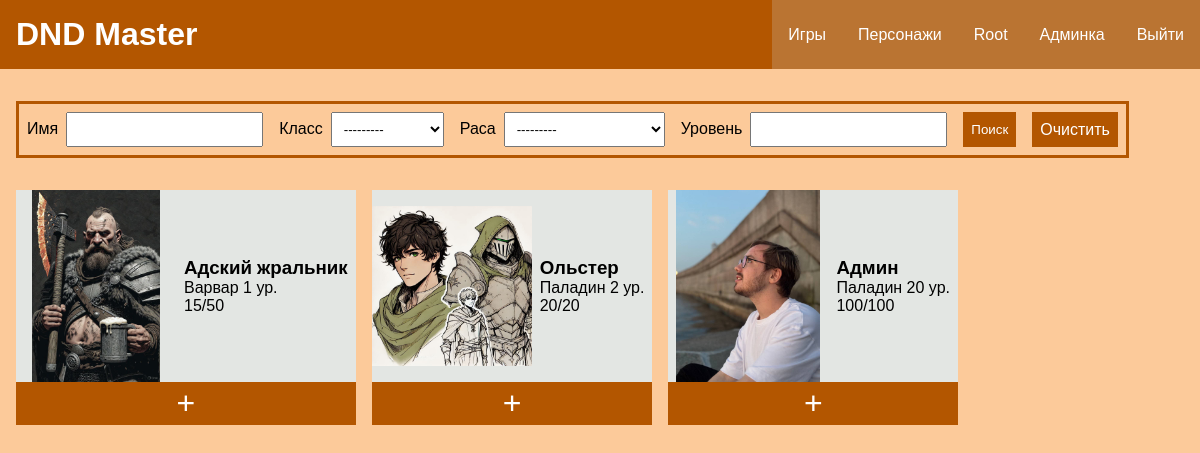
Screenshot of /game/6/add_character (signed in) with the database file from the repository.
### characterapp/models.py (models this page shows, shortened)
class Character(models.Model):
    name = models.CharField(max_length=100, verbose_name="Имя")
    dnd_class = models.ForeignKey(DndClass, on_delete=models.PROTECT, null=True, verbose_name="Класс")
    dnd_subclass = models.CharField(max_length=100, verbose_name="Подкласс", null=True, blank=True)
    race = models.ForeignKey(Race, on_delete=models.PROTECT, null=True, verbose_name="Раса")
    background = models.ForeignKey(Background, on_delete=models.PROTECT, null=True, verbose_name="Предыстория")
    max_hp = models.IntegerField(default=0, verbose_name="Max hp", validators=[MinValueValidator(0)])
    hp = models.IntegerField(default=0, verbose_name="HP", validators=[MinValueValidator(0)])
    armor_class = models.IntegerField(default=0, verbose_name="КД", validators=[MinValueValidator(0)])
    initiative = models.IntegerField(null=True, verbose_name="Инициатива", default=0)
    cooper_coins = models.IntegerField(default=0, verbose_name="ММ", validators=[MinValueValidator(0)])
    silver_coins = models.IntegerField(default=0, verbose_name="СМ", validators=[MinValueValidator(0)])
    gold_coins = models.IntegerField(default=0, verbose_name="ЗМ", validators=[MinValueValidator(0)])
    is_player = models.BooleanField(verbose_name="Игрок")
    player_name = models.CharField(max_length=100, null=True, verbose_name="Имя игрока", blank=True)
    image = models.ImageField(upload_to="characters/", null=True, blank=True, verbose_name="Изображение")
    user = models.ForeignKey(get_user_model(), null=True, blank=True, on_delete=models.PROTECT)
    level = models.IntegerField(default=1, verbose_name="Уровень", validators=[MinValueValidator(1)])
    speed = models.IntegerField(default=0, verbose_name="Скорость", validators=[MinValueValidator(0)])
    proficient_bonus = models.IntegerField(default=2, verbose_name="Бонус мастерства")
    slug = models.SlugField(null=True, blank=True)
    class Meta:
        unique_together = ('name', 'race', 'user')
        verbose_name = "Персонаж"
        verbose_name_plural = "Персонажи"
    def get_absolute_url(self):
        return reverse('characters:character-detail', kwargs={'slug': self.slug})

### bookdata/models.py (models this page shows)
class DndClass(models.Model):
    name = models.CharField(max_length=100, verbose_name="Имя")
    image = models.ImageField(upload_to="bookdata/classes/", null=True, blank=True, verbose_name="Изображение")
    class Meta:
        verbose_name = "Класс"
        verbose_name_plural = "Классы"
    def __str__(self):
        return self.name

### game/views.py (the view)
# urls.py: path('game/<int:pk>/add_character', views.CharacterAddToGameListView.as_view(), name='game-add-character'),
class CharacterAddToGameListView(LoginRequiredMixin, AddCharacterMixin, ListView):
    add_url = 'game:game-add-character-redirects'
    def get_queryset(self):
        queryset = super().get_queryset()
        return queryset.filter(is_player=True).exclude(games__in=[self.kwargs['pk']])

### characterapp/forms.py
class SearchForm(forms.Form):
    name = forms.CharField(label="Имя", max_length=100, required=False)
    dnd_class = forms.ModelChoiceField(queryset=DndClass.objects.all(), label="Класс", required=False)
    race = forms.ModelChoiceField(queryset=Race.objects.all(), label="Раса", required=False)
    level = forms.IntegerField(min_value=1, required=False, label="Уровень")

### bookdata/models.py (called while the page is built)
    def __str__(self):
        return self.name

### characterapp/utils.py (called while the page is built)
    def get_context_data(self, **kwargs):
        context = super().get_context_data(**kwargs)
        if self.title_page:
            context['title'] = self.title_page
        return context

    def get_context_data(self, **kwargs):
        context = super().get_context_data(**kwargs)
        context['form'] = SearchForm()
        context['url_clean'] = f"{self.request.scheme}://{self.request.get_host()}{self.request.path}"
        return context

    def get_queryset(self):
        character_objects = Character.objects.filter(Q(user=self.request.user) | Q(is_player=False))
        if self.request.GET.get('name'):
            character_objects = character_objects.filter(name__icontains=self.request.GET.get('name'))
        if self.request.GET.get('dnd_class'):
            character_objects = character_objects.filter(dnd_class=self.request.GET.get('dnd_class'))
        if self.request.GET.get('race'):
            character_objects = character_objects.filter(race=self.request.GET.get('race'))
        if self.request.GET.get('level'):
            character_objects = character_objects.filter(level=self.request.GET.get('level'))
        return character_objects

### game/utils.py (called while the page is built)
    def get_context_data(self, **kwargs):
        context = super().get_context_data(**kwargs)
        context['game_pk'] = self.kwargs['pk']
        if self.add_url:
            context['add_url'] = self.add_url
        return context

### game/templates/game/add_character_to_game.html
{% extends 'base.html' %}
{% block content %}
    <div class="main_without_side_bar_div">
    {% include 'game/components/character_add_collection.html' %}
    </div>
{% endblock %}

### templates/base.html (shortened to what this page needs)
{% load static %}
<!DOCTYPE html>
<html lang="en">
<head>
    <link rel="stylesheet" type="text/css" href="{% static 'characterapp/css/style.css' %}">
</head>
<body>
<header>
    <h1 class="header_h">DND Master</h1>
    <div class="header_links">
        <a href="{% url 'game:game-list' %}">Игры</a>
        <a href="{% url 'characters:character-list' %}">Персонажи</a>
        {% if request.user.is_authenticated %}
        <a href="{% url 'users:update' %}">{{request.user.username|capfirst}}</a>
        {% if request.user.is_staff %}
        <a href="{% url 'admin:index' %}">Админка</a>
        {% endif %}
        <a href="{% url 'users:logout' %}">Выйти</a>
        {% else %}
        <a href="{% url 'users:login' %}">Войти</a>
        <a href="{% url 'users:register' %}">Регистрация</a>
        {% endif %}
    </div>
</header>
<main>
    {% block content %}
    {% endblock %}
</main>
</body>
</html>

### game/templates/game/components/character_add_collection.html (shortened to what this page needs)
<form method="get" class="search_form">
    {% for f in form %}
    <p><label for="{{f.id_for_label}}" class="search_form_label">{{f.label}}</label>{{f}}</p>
    {% endfor %}
    <p><button type="submit" class="search_form_button">Поиск</button></p>
    <p><a href="{{url_clean}}" class="search_form_clear_button">Очистить</a> </p>
</form>
<div class="character_card_list">
    {% for character in characters %}
    <div class="character_with_add_card">
        <a href="{{ character.get_absolute_url }}">
        {% include 'characterapp/components/character_card.html' %}
        </a>
        <form method="post" action="{% url add_url game_pk character.pk %}">
            <button class="character_add_button">+</button>
        </form>
    </div>
    {% endfor %}
</div>

### characterapp/templates/characterapp/components/character_card.html (shortened to what this page needs)
<div class="character_card">
    {% if character.image %}
    <img src="{{ character.image.url }}">
    {% else %}
    <img src="/media/staticmedia/image-placeholder-vertical.jpg">
    {% endif %}
    <div class="character_card_info">
        <h3>{{character.name}}</h3>
        <p>{{character.dnd_class}} {{character.level}} ур.</p>
        <p>{{character.hp}}/{{character.max_hp}}</p>
    </div>
</div>

### characterapp/static/characterapp/css/style.css (style rules this page uses)
:root { --primary_background: #b35600; --link_secondary:#ba7432; --link_active: #faab61; --main_background: #fcca9a; --simple_background: #e3e6e3; }
html { min-height: 100%; }
body { min-height: 100vh; }
html, body { display: flex; flex-direction: column; }
* { padding: 0; margin: 0; font-family: sans-serif; }
header { background: var(--primary_background); display: flex; justify-content: space-between; }
.header_h { color: white; padding: 1rem; }
.header_links { display: flex; height: 100dp; }
.header_links a { display: block; height: 100%; align-content: center; background: var(--link_secondary); text-decoration: none; color: white; padding-right: 1rem; padding-left: 1rem; }
.character_card_list { display: flex; margin-top: 1rem; flex-wrap: wrap; }
.character_card_list a { text-decoration: none; color: black; margin-right: 0.5rem; margin-bottom: 0.5rem; }
.character_card { width: fit-content; display: flex; background: var(--simple_background); }
.character_card img { width: 10rem; height: 12rem; object-fit: contain; background: var(--simple_background); }
.character_card_info { align-content: center; padding: 0.5rem; }
.character_with_add_card { margin-right: 1rem; margin-top: 1rem; }
.character_with_add_card a { padding: 0; margin:0; }
.character_add_button { background: var(--primary_background); color: white; padding: 0.2rem; text-align: center; font-size: 2rem; border-style: none; width: 100%; }
.search_form { display: flex; margin-top: 1rem; flex-wrap: wrap; border-style: solid; width: fit-content; border-color: var(--primary_background); }
.search_form p { padding: 0.5rem; }
.search_form input, .search_form select { padding: 0.5rem; }
.search_form_label { margin-right: 0.5rem; }
.search_form_button, .search_form_clear_button { display: inline-block; text-decoration: none; height: 100%; padding-left: 0.5rem; padding-right: 0.5rem; color: white; background: var(--primary_background); border-style: none; align-content: center; }
.main_without_side_bar_div { padding: 1rem; background: var(--main_background); min-height: calc(100vh - 6.3rem); }

### rows the page displays
Character: image (picture), name "Адский жральник", dnd_class "Варвар", level "1", hp "15", max_hp "50"
Character: image (picture), name "Ольстер", dnd_class "Паладин", level "2", hp "20", max_hp "20"
Character: image (picture), name "Админ", dnd_class "Паладин", level "20", hp "100", max_hp "100"

### other values shown
{{ request.user.username|capfirst }} "Root"
{{ f.label }} "Имя" "Класс" "Раса" "Уровень"
